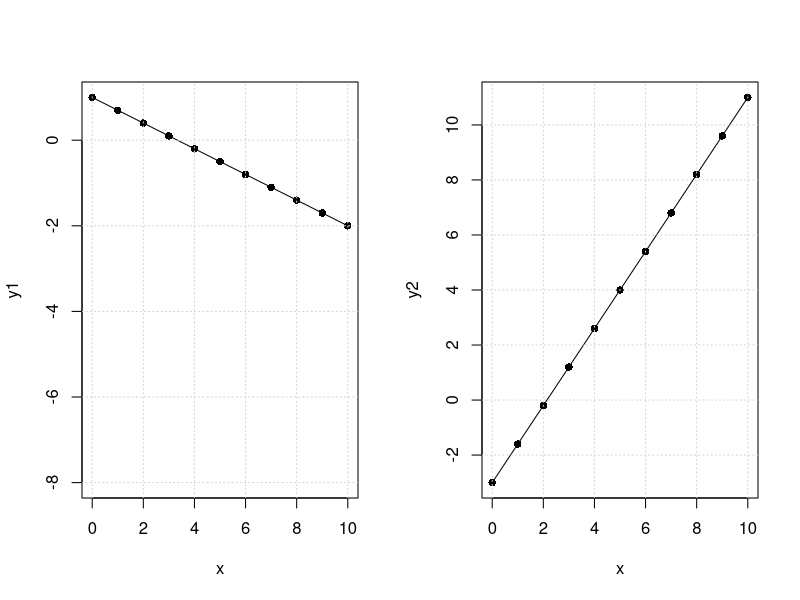
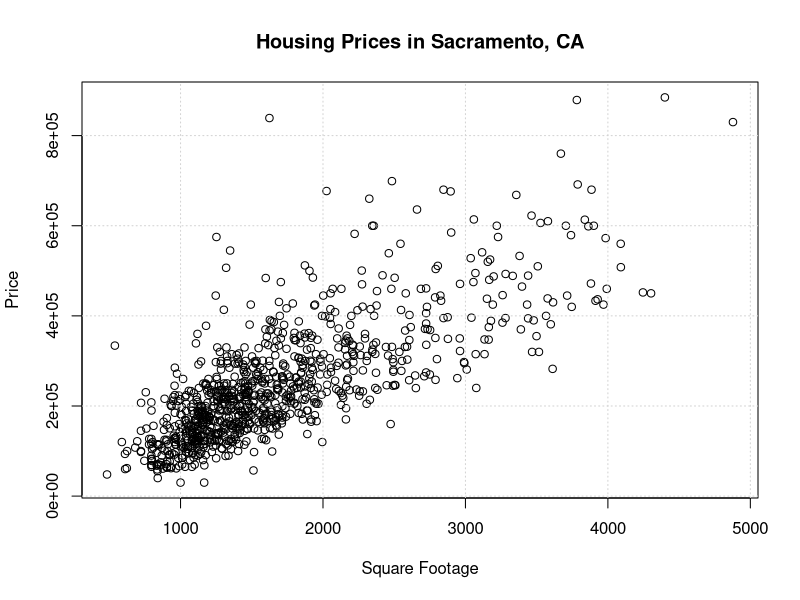
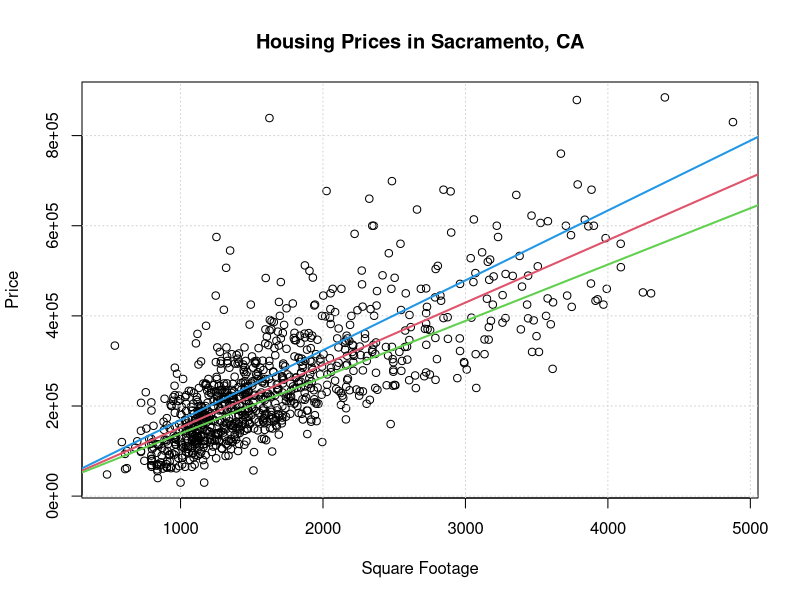
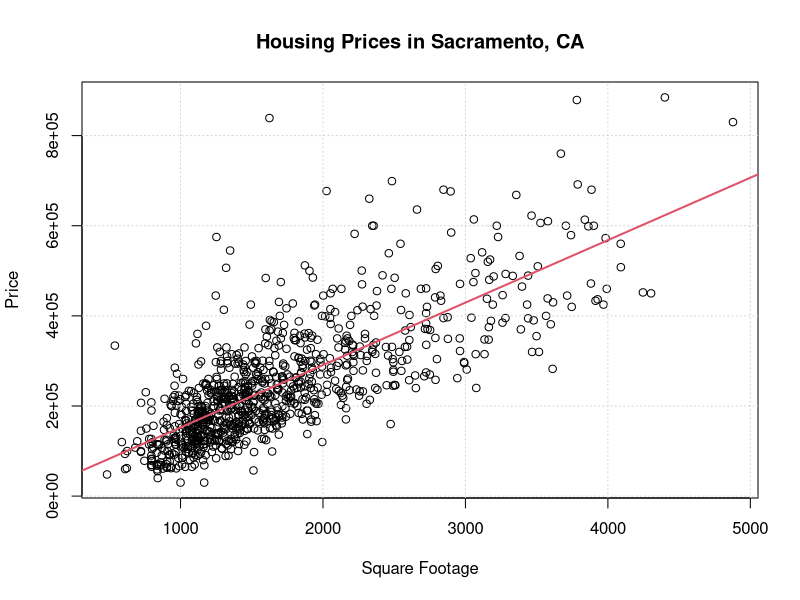
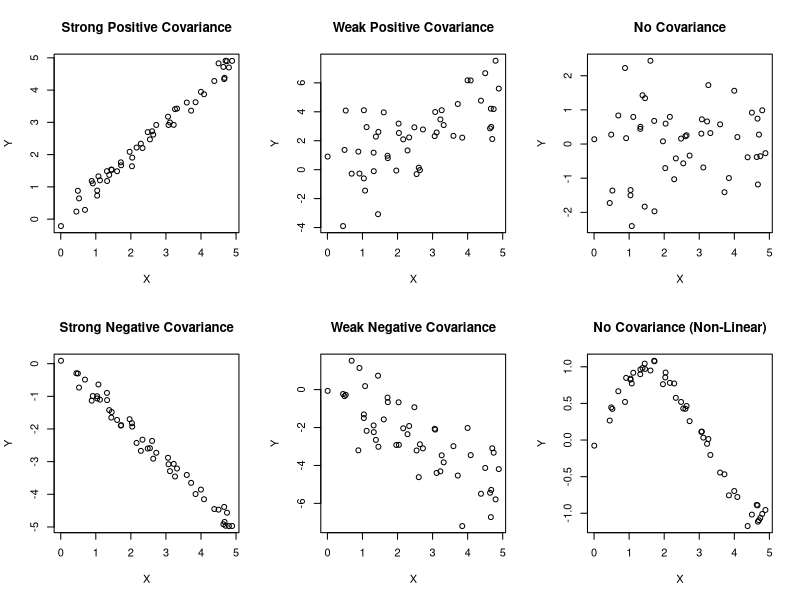
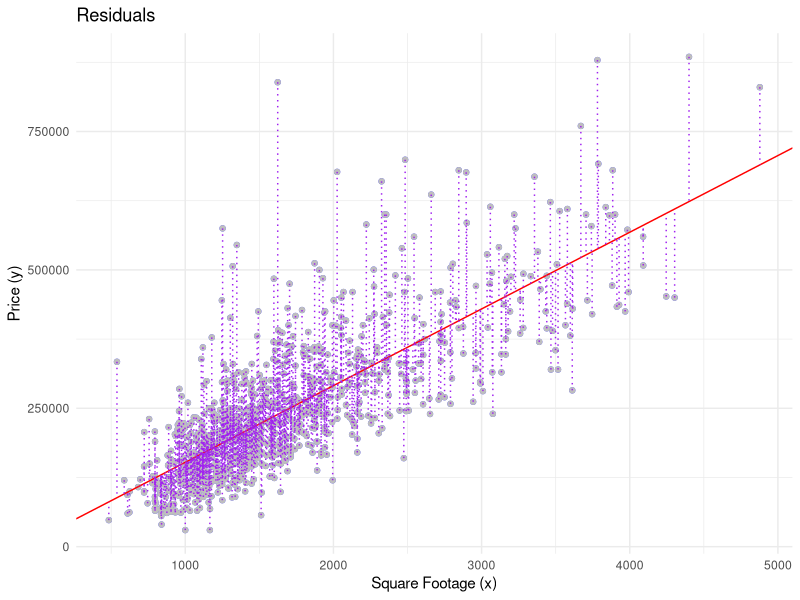

Here is the R script that generated these plots, in order:
x <- seq(0, 10, by = 1)
y1 <- -0.3 * x + 1
y2 <- 1.4 * x - 3

pdf("Lectures/Linear Regression/Introduction and Estimation/figures/perfect_linear.pdf",
    width = 8, height = 4)
old.par <- par(mfrow = c(1, 2))
plot(x, y1, type = 'o', pch = 16, ylim = c(-8, 1)); grid()
plot(x, y2, type = 'o', pch = 16, ylim = c(-3, 11)); grid()
par(old.par)
graphics.off()

library(modeldata)
data("Sacramento")
pdf("Lectures/Linear Regression/Introduction and Estimation/figures/sacramento.pdf",
    width = 8, height = 6)
plot(Sacramento$sqft, Sacramento$price, xlab = "Square Footage", ylab = "Price",
     main = "Housing Prices in Sacramento, CA"); grid()
graphics.off()


lm1 <- lm(price ~ sqft, data = Sacramento)
pdf("Lectures/Linear Regression/Introduction and Estimation/figures/sacramento_lines.pdf",
    width = 8, height = 6)
plot(Sacramento$sqft, Sacramento$price, xlab = "Square Footage", ylab = "Price",
     main = "Housing Prices in Sacramento, CA"); grid()
abline(lm1, col = 2, lwd = 2)
abline(a = 13900, b = 125, col = 3, lwd = 2)
abline(a = 13900, b = 155, col = 4, lwd = 2)
graphics.off()

pdf("Lectures/Linear Regression/Introduction and Estimation/figures/sacramento_ls.pdf",
    width = 6, height = 6)
plot(Sacramento$sqft, Sacramento$price, xlab = "Square Footage", ylab = "Price",
     main = "Housing Prices in Sacramento, CA"); grid()
abline(lm1, col = 2, lwd = 2)
graphics.off()

sxy <- function(x, y) {
  sum((x - mean(x)) * (y - mean(y)))
}
pdf("Lectures/Linear Regression/Introduction and Estimation/figures/covariance.pdf",
    width = 12, height = 8)
set.seed(8)
x <- sort(5 * runif(50))
y1 <- x + rnorm(length(x), sd = 0.2)
y2 <- x + rnorm(length(x), sd = 1.5)
y3 <- rnorm(length(x))

y4 <- -x + rnorm(length(x), sd = 0.2)
y5 <- -x + rnorm(length(x), sd = 1.5)
y6 <- sin(x) + rnorm(length(x), sd = 0.1)
old.par <- par(mfrow = c(2, 3))
plot(x, y1, xlab = "X", ylab = "Y", main = "Strong Positive Covariance")
plot(x, y2, xlab = "X", ylab = "Y", main = "Weak Positive Covariance")
plot(x, y3, xlab = "X", ylab = "Y", main = "No Covariance")
plot(x, y4, xlab = "X", ylab = "Y", main = "Strong Negative Covariance")
plot(x, y5, xlab = "X", ylab = "Y", main = "Weak Negative Covariance")
plot(x, y6, xlab = "X", ylab = "Y", main = "No Covariance (Non-Linear)")
graphics.off()

library(ggplot2)
model <- lm(price ~ sqft, data = Sacramento)
Sacramento$fitted_price <- model$fitted.values
p1 <- ggplot(Sacramento, aes(x = sqft, y = price)) +
  geom_point(color = "blue", alpha = 0.7) +  # Plot data points
  geom_point(aes(x = sqft, y = price), color = 'grey') +
  geom_abline(intercept = model$coefficients[1], slope = model$coefficients[2], color = "red") +  # Plot regression line
  # geom_hline(yintercept = mean_y, color = "green", linetype = "dashed") +  # Plot mean of y line
  geom_segment(aes(xend = sqft, yend = fitted_price), color = "purple", linetype = "dotted") +  # Lines for regression sum of squares (ESS)
  labs(title = "Residuals",
       x = "Square Footage (x)",
       y = "Price (y)") +
  theme_minimal()
ggsave("Lectures/Linear Regression/Introduction and Estimation/figures/housing_resid.png", width = 8, height = 6)
